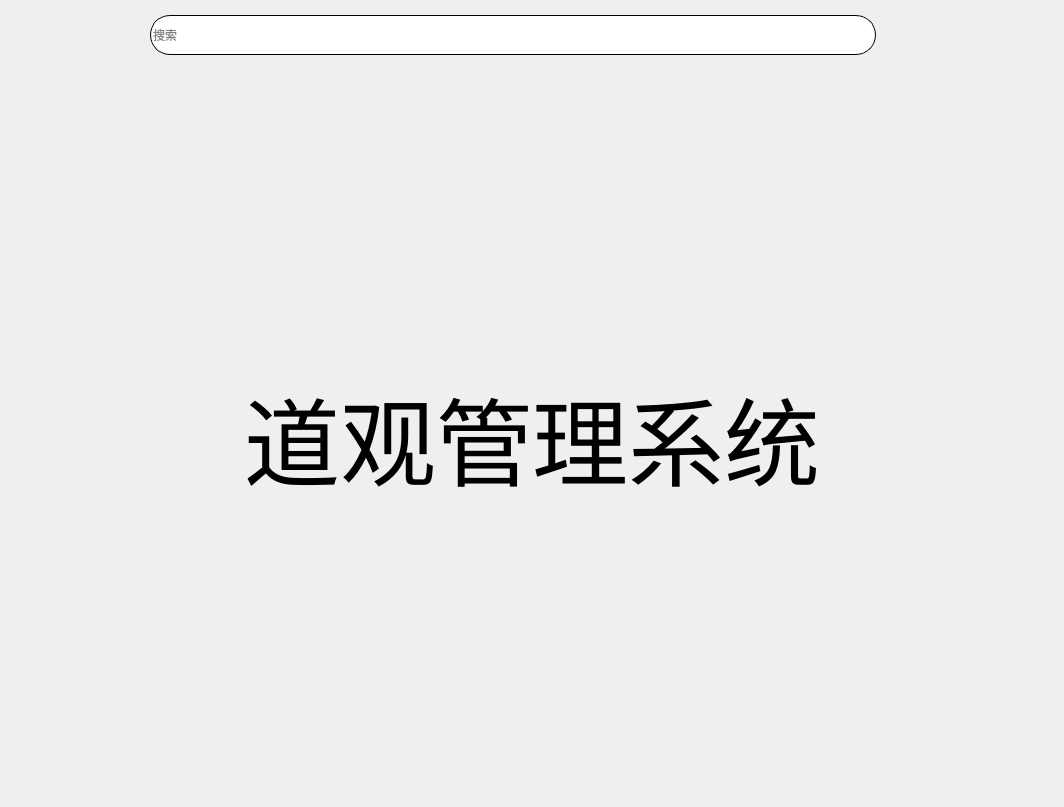
<?xml version="1.0" encoding="UTF-8"?>
<ui version="4.0">
 <class>HomeClass</class>
 <widget class="QWidget" name="HomeClass">
  <property name="geometry">
   <rect>
    <x>0</x>
    <y>0</y>
    <width>1064</width>
    <height>807</height>
   </rect>
  </property>
  <property name="windowTitle">
   <string>Home</string>
  </property>
  <layout class="QVBoxLayout" name="verticalLayout">
   <property name="spacing">
    <number>0</number>
   </property>
   <property name="leftMargin">
    <number>0</number>
   </property>
   <property name="topMargin">
    <number>0</number>
   </property>
   <property name="rightMargin">
    <number>0</number>
   </property>
   <property name="bottomMargin">
    <number>0</number>
   </property>
   <item>
    <widget class="QWidget" name="SearchBox" native="true">
     <property name="minimumSize">
      <size>
       <width>0</width>
       <height>50</height>
      </size>
     </property>
     <property name="maximumSize">
      <size>
       <width>16777215</width>
       <height>70</height>
      </size>
     </property>
     <layout class="QHBoxLayout" name="horizontalLayout">
      <property name="leftMargin">
       <number>150</number>
      </property>
      <property name="rightMargin">
       <number>150</number>
      </property>
      <item>
       <widget class="QLineEdit" name="search_bar">
        <property name="minimumSize">
         <size>
          <width>0</width>
          <height>40</height>
         </size>
        </property>
        <property name="styleSheet">
         <string notr="true">#search_bar{
border-radius:20px;
border:1px solid #000000;
}
</string>
        </property>
        <property name="text">
         <string/>
        </property>
        <property name="placeholderText">
         <string>搜索</string>
        </property>
       </widget>
      </item>
      <item>
       <widget class="QPushButton" name="searchButton">
        <property name="minimumSize">
         <size>
          <width>32</width>
          <height>32</height>
         </size>
        </property>
        <property name="styleSheet">
         <string notr="true">#searchButton{
border:noce;
image: url(:/Resources/Search.svg);
}
#searchButton:hover{
	image: url(:/Resources/search_.svg);
}</string>
        </property>
        <property name="text">
         <string/>
        </property>
       </widget>
      </item>
     </layout>
    </widget>
   </item>
   <item>
    <widget class="QLabel" name="DisplayPanel">
     <property name="text">
      <string>&lt;html&gt;&lt;head/&gt;&lt;body&gt;&lt;p&gt;&lt;span style=&quot; font-size:72pt;&quot;&gt;道观管理系统&lt;/span&gt;&lt;/p&gt;&lt;/body&gt;&lt;/html&gt;</string>
     </property>
     <property name="alignment">
      <set>Qt::AlignmentFlag::AlignCenter</set>
     </property>
    </widget>
   </item>
  </layout>
 </widget>
 <layoutdefault spacing="6" margin="11"/>
 <resources>
  <include location="../../Resource.qrc"/>
 </resources>
 <connections/>
</ui>
